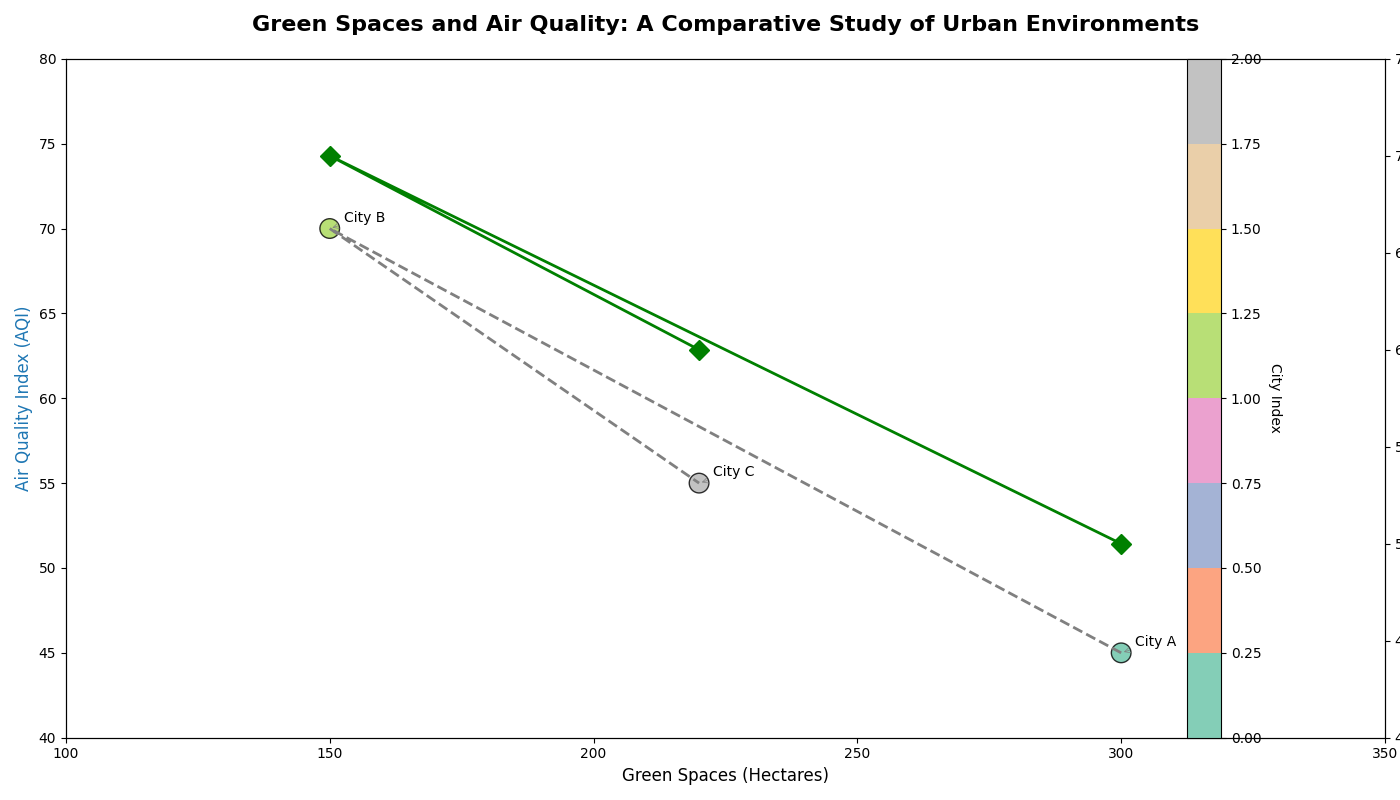

This figure's Python source:
import matplotlib.pyplot as plt
import numpy as np

# Data for green spaces (in hectares) and air quality index (lower is better)
cities = ['City A', 'City B', 'City C']
green_spaces_hectares = [300, 150, 220]
air_quality_index = [45, 70, 55]
population_density = [5000, 7000, 6000]

fig, ax1 = plt.subplots(figsize=(14, 8))

# Scatter plot for green space vs air quality
scatter = ax1.scatter(green_spaces_hectares, air_quality_index, c=range(len(cities)), cmap='Set2', s=200, edgecolor='black', alpha=0.8)
ax1.plot(green_spaces_hectares, air_quality_index, color='gray', linewidth=2, linestyle='--')

ax1.set_title("Green Spaces and Air Quality: A Comparative Study of Urban Environments", fontsize=16, fontweight='bold', pad=20)
ax1.set_xlabel('Green Spaces (Hectares)', fontsize=12)
ax1.set_ylabel('Air Quality Index (AQI)', fontsize=12, color='tab:blue')

# Annotate each city
for i, city in enumerate(cities):
    ax1.annotate(city, (green_spaces_hectares[i], air_quality_index[i]), fontsize=10, xytext=(10,5), textcoords='offset points', arrowprops=dict(arrowstyle='->', color='gray', lw=0.5))

# Second y-axis for population density
ax2 = ax1.twinx()
ax2.set_ylabel('Population Density (people/sq km)', fontsize=12, color='tab:green')
ax2.plot(green_spaces_hectares, population_density, color='green', linewidth=2, linestyle='-', marker='D', markersize=10)

cbar = fig.colorbar(scatter, ax=ax1, orientation='vertical')
cbar.set_label('City Index', rotation=270, labelpad=15)

plt.xlim(100, 350)
ax1.set_ylim(40, 80)
ax2.set_ylim(4000, 7500)

plt.tight_layout()
plt.show()
